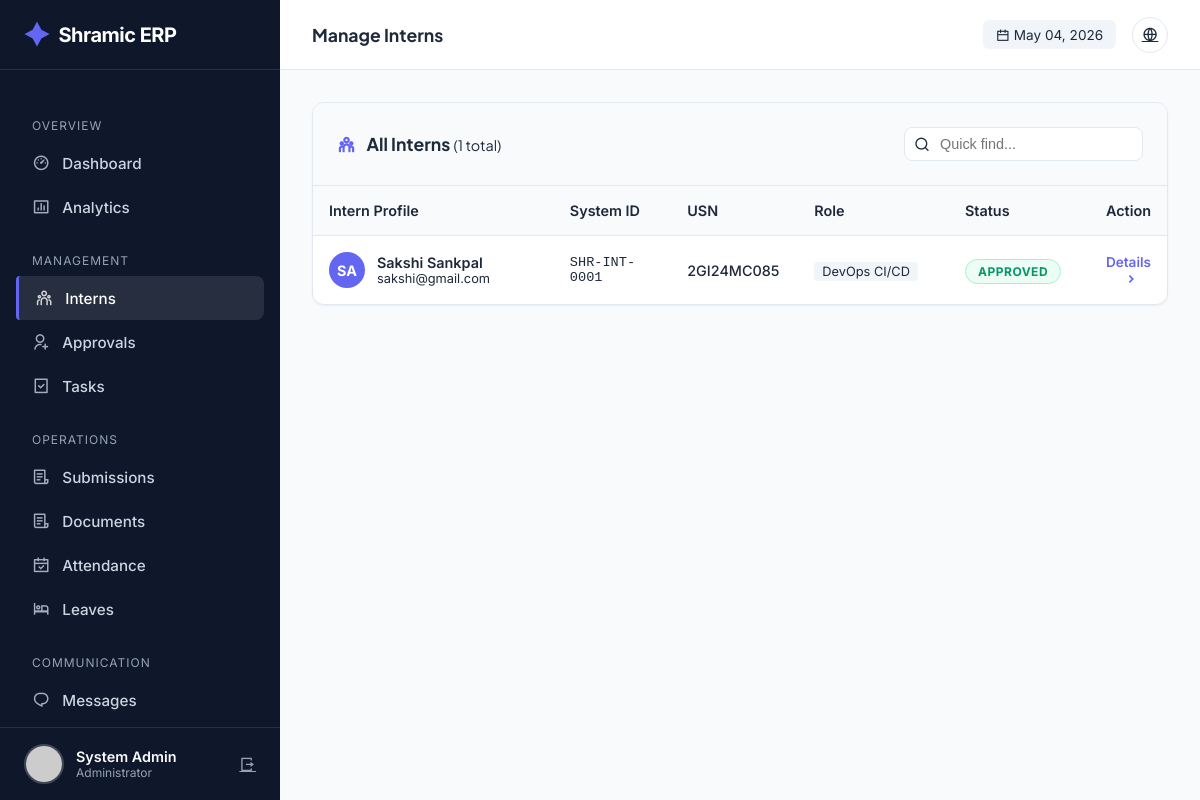
Before: /admin/interns (signed in) with the older database file.
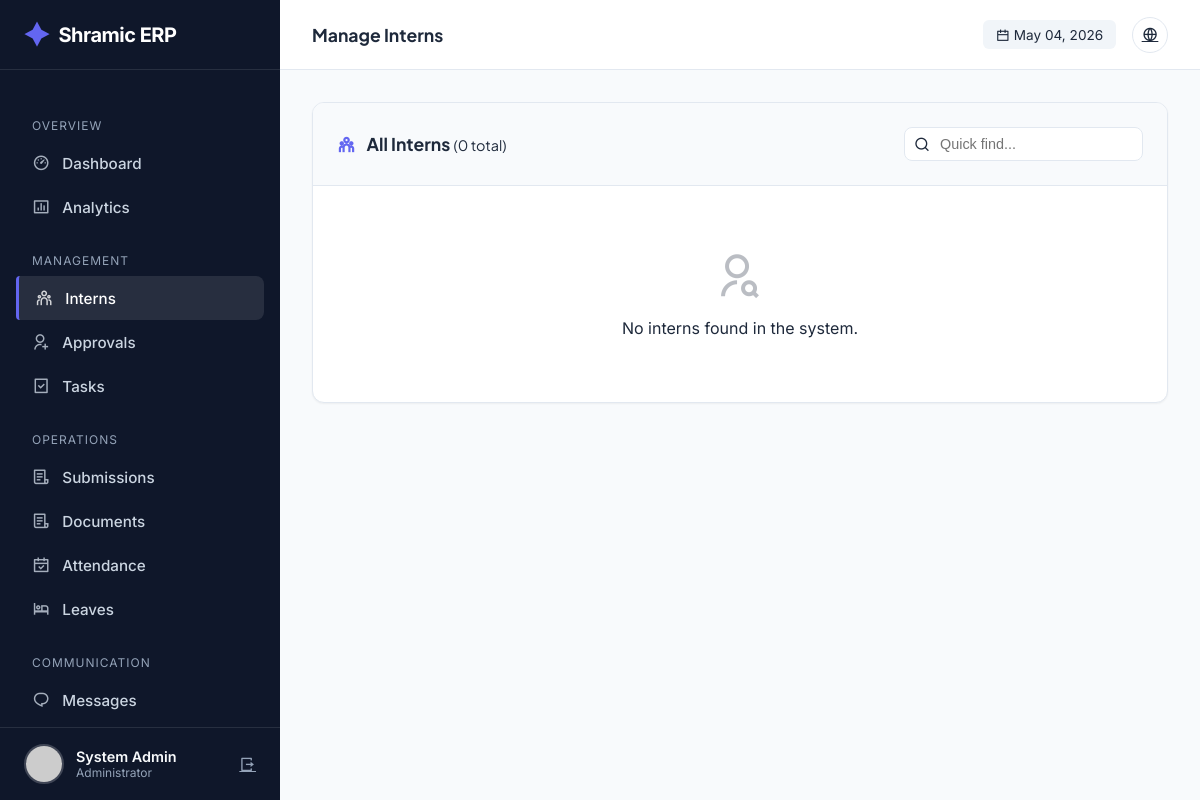
After: the same page with the newer database file.
### tables this page shows
CREATE TABLE users (
            id INTEGER PRIMARY KEY AUTOINCREMENT,
            intern_id TEXT UNIQUE,
            usn TEXT UNIQUE NOT NULL,
            full_name TEXT NOT NULL,
            phone TEXT NOT NULL,
            email TEXT UNIQUE NOT NULL,
            password_hash TEXT NOT NULL,
            role TEXT NOT NULL,
            photo_url TEXT,
            status TEXT DEFAULT 'PENDING',
            is_admin BOOLEAN DEFAULT 0,
            department TEXT,
            join_date DATE,
            emergency_contact TEXT,
            address TEXT,
            last_login TIMESTAMP,
            login_count INTEGER DEFAULT 0,
            created_at TIMESTAMP DEFAULT CURRENT_TIMESTAMP,
            updated_at TIMESTAMP DEFAULT CURRENT_TIMESTAMP
        );

### app.py (the view)
@app.route('/admin/interns')
@login_required
@admin_required
def admin_interns():
    conn = get_db_connection()
    cur = conn.cursor()
    role_filter = request.args.get('role', 'all')
    status_filter = request.args.get('status', 'all')
    department_filter = request.args.get('department', 'all')
    search = request.args.get('search', '')
    query = "SELECT * FROM users WHERE is_admin = 0"
    params = []
    if role_filter != 'all':
        query += " AND role = ?"
        params.append(role_filter)
    if status_filter != 'all':
        query += " AND status = ?"
        params.append(status_filter)
    if department_filter != 'all':
        query += " AND department = ?"
        params.append(department_filter)
    if search:
        query += " AND (full_name LIKE ? OR intern_id LIKE ? OR email LIKE ?)"
        search_term = f"%{search}%"
        params.extend([search_term, search_term, search_term])
    query += " ORDER BY created_at DESC"
    cur.execute(query, params)
    interns = cur.fetchall()
    cur.execute("SELECT DISTINCT role FROM users WHERE is_admin = 0")
    roles = [r['role'] for r in cur.fetchall()]
    cur.execute("SELECT DISTINCT department FROM users WHERE is_admin = 0 AND department IS NOT NULL")
    departments = [d['department'] for d in cur.fetchall()]
    conn.close()
    return render_template('admin/interns.html',
        interns=interns,
        roles=roles,
        departments=departments,
        current_role=role_filter,
        current_status=status_filter,
        current_department=department_filter,
        search=search
    )

### templates/admin/interns.html (shortened to what this page needs)
{% extends "admin/base.html" %} {% block page_title %}Manage Interns{% endblock
%} {% block content %}
<div class="table-wrapper">
  <div class="table-header">
    <h3 style="margin: 0; font-size: 1.1rem; color: var(--text-main)">
      <i
        class="ri-team-line"
        style="margin-right: 8px; color: var(--primary)"
      ></i>
      All Interns
      <span
        style="
          color: var(--text-secondary);
          font-weight: 400;
          font-size: 0.9rem;
        "
        >({{ interns|length }} total)</span
      >
    </h3>
    <div style="position: relative">
      <i
        class="ri-search-line"
        style="
          position: absolute;
          left: 10px;
          top: 50%;
          transform: translateY(-50%);
          color: var(--text-secondary);
        "
      ></i>
      <input
        type="text"
        placeholder="Quick find..."
        style="
          padding: 0.5rem 1rem 0.5rem 2.2rem;
          border: 1px solid var(--border);
          border-radius: 8px;
          font-size: 0.9rem;
        "
      />
    </div>
  </div>
  {% if interns %}
  <div class="table-container">
    <table>
      <thead>
        <tr>
          <th style="width: 30%">Intern Profile</th>
          <th style="width: 15%">System ID</th>
          <th style="width: 15%">USN</th>
          <th style="width: 20%">Role</th>
          <th style="width: 10%">Status</th>
          <th style="width: 10%; text-align: right">Action</th>
        </tr>
      </thead>
      <tbody>
        {% for intern in interns %}
        <tr class="intern-row">
          <td>
            <div style="display: flex; align-items: center; gap: 12px">
              <div
                style="
                  width: 36px;
                  height: 36px;
                  background: var(--primary);
                  color: white;
                  border-radius: 50%;
                  display: flex;
                  align-items: center;
                  justify-content: center;
                  font-weight: 700;
                  font-size: 0.9rem;
                "
              >
                {{ intern.full_name[:2].upper() }}
              </div>
              <div>
                <div style="font-weight: 600; color: var(--text-main)">
                  {{ intern.full_name }}
                </div>
                <div style="font-size: 0.8rem; color: var(--text-secondary)">
                  {{ intern.email }}
                </div>
              </div>
            </div>
          </td>
          <td
            style="
              font-family: &quot;Space Grotesk&quot;, monospace;
              color: var(--text-secondary);
              font-size: 0.85rem;
            "
          >
            {{ intern.intern_id }}
          </td>
          <td style="font-weight: 500">{{ intern.usn }}</td>
          <td>
            <span
              style="
                background: #f1f5f9;
                padding: 2px 8px;
                border-radius: 4px;
                font-size: 0.8rem;
                color: var(--text-secondary);
              "
            >
              {{ intern.role }}
            </span>
          </td>
          <td>
            {% if intern.status == 'APPROVED' %}
            <span class="status-badge status-approved">Approved</span>
            {% elif intern.status == 'PENDING' %}
            <span class="status-badge status-pending">Pending</span>
            {% else %}
            <span class="status-badge status-rejected">Rejected</span>
            {% endif %}
          </td>
          <td style="text-align: right">
            <a
              href="{{ url_for('admin_intern_detail', intern_id=intern.id) }}"
              class="action-link"
            >
              Details <i class="ri-arrow-right-s-line"></i>
            </a>
          </td>
        </tr>
        {% endfor %}
      </tbody>
    </table>
  </div>
  {% else %}
  <div style="text-align: center; padding: 4rem; color: var(--text-secondary)">
    <i
      class="ri-user-search-line"
      style="font-size: 3rem; opacity: 0.3; margin-bottom: 1rem; display: block"
    ></i>
    <p>No interns found in the system.</p>
  </div>
  {% endif %}
</div>
{% endblock %}

### templates/admin/base.html (shortened to what this page needs)
<!doctype html>
<html lang="en">
  <head>
    <link
      href="https://cdn.jsdelivr.net/npm/remixicon@4.1.0/fonts/remixicon.css"
      rel="stylesheet"
    />
  </head>
  <body>
    <aside class="sidebar" id="sidebar">
      <a href="/" class="brand">
        <i class="ri-shining-2-fill"></i> Shramic ERP
      </a>
      <ul class="nav-menu">
        <li class="nav-label">Overview</li>
        <li>
          <a
            href="{{ url_for('admin_dashboard') }}"
            class="nav-link {% if request.endpoint == 'admin_dashboard' %}active{% endif %}"
            ><i class="ri-dashboard-3-line"></i> Dashboard</a
          >
        </li>
        <li>
          <a
            href="{{ url_for('admin_analytics') }}"
            class="nav-link {% if request.endpoint == 'admin_analytics' %}active{% endif %}"
            ><i class="ri-bar-chart-box-line"></i> Analytics</a
          >
        </li>
        <li class="nav-label">Management</li>
        <li>
          <a
            href="{{ url_for('admin_interns') }}"
            class="nav-link {% if request.endpoint == 'admin_interns' %}active{% endif %}"
            ><i class="ri-team-line"></i> Interns</a
          >
        </li>
        <li>
          <a
            href="{{ url_for('admin_approvals') }}"
            class="nav-link {% if request.endpoint == 'admin_approvals' %}active{% endif %}"
            ><i class="ri-user-add-line"></i> Approvals</a
          >
        </li>
        <li>
          <a
            href="{{ url_for('admin_tasks') }}"
            class="nav-link {% if request.endpoint == 'admin_tasks' %}active{% endif %}"
            ><i class="ri-task-line"></i> Tasks</a
          >
        </li>
        <li class="nav-label">Operations</li>
        <li>
          <a
            href="{{ url_for('admin_submissions') }}"
            class="nav-link {% if request.endpoint == 'admin_submissions' %}active{% endif %}"
            ><i class="ri-file-list-3-line"></i> Submissions</a
          >
        </li>
        <li>
  <a
    href="{{ url_for('admin_documents') }}"
    class="nav-link {% if request.endpoint == 'admin_documents' %}active{% endif %}"
  >
    <i class="ri-file-list-3-line"></i> Documents
  </a>
</li>
        <li>
          <a
            href="{{ url_for('admin_attendance') }}"
            class="nav-link {% if request.endpoint == 'admin_attendance' %}active{% endif %}"
            ><i class="ri-calendar-check-line"></i> Attendance</a
          >
        </li>
        <li>
          <a
            href="{{ url_for('admin_leaves') }}"
            class="nav-link {% if request.endpoint == 'admin_leaves' %}active{% endif %}"
            ><i class="ri-hotel-bed-line"></i> Leaves</a
          >
        </li>
        <li class="nav-label">Communication</li>
        <li>
          <a
            href="{{ url_for('admin_messages') }}"
            class="nav-link {% if request.endpoint == 'admin_messages' %}active{% endif %}"
            ><i class="ri-chat-1-line"></i> Messages</a
          >
        </li>
        <li>
          <a
            href="{{ url_for('admin_announcements') }}"
            class="nav-link {% if request.endpoint == 'admin_announcements' %}active{% endif %}"
            > Announcements</a
          >
        </li>
      </ul>
      <div class="user-profile">
        <img
          src="{{ url_for('static', filename='uploads/profiles/' + current_user.photo_url) if current_user.photo_url else 'https://ui-avatars.com/api/?name=Admin&background=random' }}"
          class="user-avatar"
          alt="Admin"
        />
        <div style="flex: 1; overflow: hidden">
          <div
            style="
              font-weight: 600;
              font-size: 0.9rem;
              white-space: nowrap;
              text-overflow: ellipsis;
            "
          >
            {{ current_user.full_name }}
          </div>
          <div style="font-size: 0.75rem; color: var(--text-light)">
            Administrator
          </div>
        </div>
        <a
          href="{{ url_for('logout') }}"
          title="Logout"
          style="color: var(--text-light)"
          ><i class="ri-logout-box-r-line"></i
        ></a>
      </div>
    </aside>
    <div class="main-wrapper">
      <header class="top-header">
        <div style="display: flex; align-items: center; gap: 1rem">
          <h2 class="page-title">
            {% block page_title %}Dashboard{% endblock %}
          </h2>
        </div>
        <div class="header-actions">
          <div
            style="
              font-size: 0.85rem;
              color: var(--text-secondary);
              background: #f1f5f9;
              padding: 0.4rem 0.8rem;
              border-radius: 6px;
            "
          >
            <i class="ri-calendar-line"></i> {{ now.strftime('%b %d, %Y') }}
          </div>
          <a href="{{ url_for('index') }}" class="btn-icon" title="View Site"
            ><i class="ri-global-line"></i
          ></a>
        </div>
      </header>
      <div class="content">
         {% block content %}{% endblock %}
      </div>
    </div>
  </body>
</html>

Changed rows visible on the page:
removed users: full_name "SA", full_name "Sakshi Sankpal", email "sakshi@gmail.com", intern_id "SHR-INT-0001", usn "2GI24MC085", role "DevOps CI/CD", status "APPROVED"
Other visible differences:
{{ interns|length }}: "1" → "0"
text no longer shown: "Intern Profile System ID USN Role Status Action"
text now shown: "No interns found in the system."
